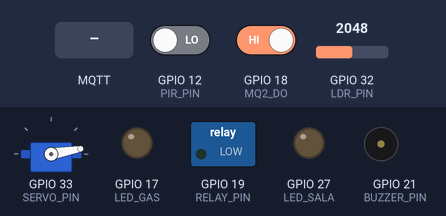
Simulated run of this sketch. Board: ESP32. On the bench: servo, switched loads named in the sketch (green lamp = pin HIGH), output pins drawn as LEDs (lit = HIGH), buzzer (waves = sounding, pin HIGH). The test bench sets the inputs (shaded band); at power-on: GPIO 18 (MQ2_DO) HIGH, GPIO 32 (LDR_PIN) = 2048, GPIO 12 (PIR_PIN) LOW. WiFi joins after 1.5 s; servers stay silent unless stated; random numbers use the default seed unless the sketch sets one; no MQTT or app messages arrive unless stated; what the sketch prints to the serial monitor is not drawn.

Above: at 2.7 s.
2.8 s: GPIO 18 (MQ2_DO) driven LOW
At 3.7 s:
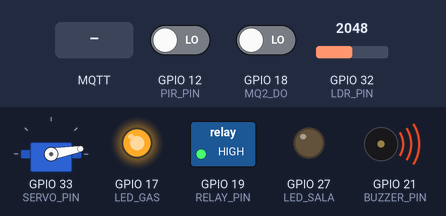
4.3 s: GPIO 32 (LDR_PIN) set to 960
7.0 s: GPIO 12 (PIR_PIN) driven HIGH
10.0 s: MQTT message "home/ping" arrives on the first subscribed topic
11.5 s: MQTT message "1" arrives on the first subscribed topic
13.0 s: GPIO 32 (LDR_PIN) set to 1228
At 20.46 s:
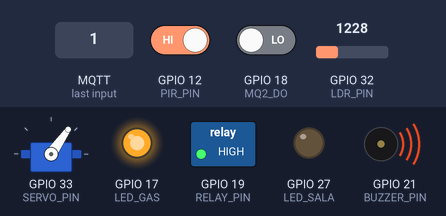
At 21.85 s:
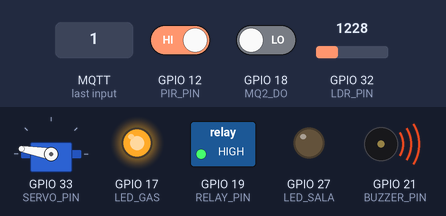
Timing chart, 0 to 22.1 s (numbered marks = the images above; inputs shaded):
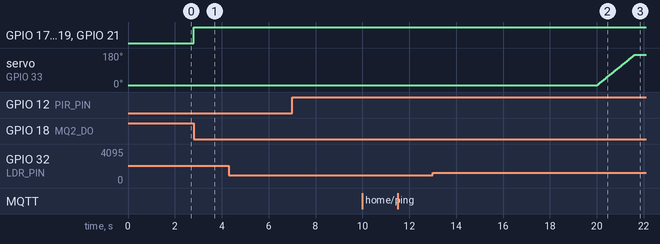

Measured:
- after the input at 2.8 s, GPIO 17 (LED_GAS), GPIO 19 (RELAY_PIN), GPIO 21 (BUZZER_PIN): LOW → HIGH at once
- after the input at 13.0 s, servo on GPIO 33 (SERVO_PIN): moves from 10° to 170° over 1.6 s, starting after 7.0 s

The sketch:

esp_2.ino
```cpp
#include <ESP32Servo.h>  // Biblioteca para controlar servos no ESP32
#include <WiFi.h>
#include <PubSubClient.h>

// -------------------- PINAGEM --------------------
// --- Ambiente ---
const int LDR_PIN     = 32;  // Pino analógico do LDR (usado com divisor resistivo)
const int PIR_PIN     = 12;  // Pino digital do sensor de presença PIR
const int LED_SALA    = 27;  // LED que simula iluminação da sala
const int SERVO_PIN   = 33;  // Pino PWM que controla o servo da janela
// --- Alarme de gás ---
#define MQ2_DO    18   // Saída digital do sensor MQ-2
#define LED_GAS   17   // LED indicador de detecção de gás
#define RELAY_PIN 19   // Relé (pode acionar exaustor ou outro dispositivo)
#define BUZZER_PIN 21  // Buzzer para alarme sonoro
// -------------------- SERVO --------------------
// Configurações de posição e movimento do servo
const int SERVO_FECHADO  = 10;   // Ângulo da posição fechada
const int SERVO_ABERTO   = 170;  // Ângulo da posição aberta
const int SERVO_PASSO    = 1;    // Incremento de movimento (passo por vez)
const int SERVO_DELAY_MS = 10;   // Delay entre passos (movimento suave)
// -------------------- LDR --------------------
// Controle de luminosidade com média móvel e histerese
const int N_SAMPLES = 10;        // Número de amostras para média móvel
int LIMIAR_CLARO  = 1200;        // Considera claro se valor ≥ 1200
int LIMIAR_ESCURO = 1000;        // Considera escuro se valor ≤ 1000
// -------------------- PRESENÇA --------------------
// Configuração do PIR (tempo de aquecimento e "hold")
const unsigned long PIR_WARMUP_MS = 20000UL;  // ~20 segundos para estabilizar
const unsigned long PIR_HOLD_MS   = 5000UL;   // Mantém presença ativa por 5s
// -------------------- VARIÁVEIS DE ESTADO --------------------
// Guardam estados atuais do sistema
Servo janela;                       // Objeto que representa o servo da janela
bool estadoJanelaAberta = false;    // Estado atual da janela (aberta/fechada)
bool estadoLedSalaAceso = false;    // Estado atual da luz da sala (ligada/desligada)
// Controle de tempo para o PIR
unsigned long inicioMs = 0;         // Marca quando o sistema iniciou
unsigned long ultimoMovimentoMs = 0;// Última detecção de presença
// -------------------- Wi‑Fi e MQTT --------------------
const char* ssid       = "iPhone de Alexandre A G";
const char* password   = "alexagc41";
const char* mqttServer = "172.20.10.4"; // exemplo: "broker.hivemq.com"
const int   mqttPort   = 1883;                // porta padrão MQTT sem TLS

WiFiClient espClient;
PubSubClient client(espClient);

unsigned long ultimoStatusMs = 0;
const unsigned long INTERVALO_STATUS_MS = 20000; // 20 s
// Buffer circular para média móvel do LDR
int amostras[N_SAMPLES];
int idx = 0;
long soma = 0;
// -------------------- FUNÇÕES AUXILIARES --------------------
// Retorna média das últimas leituras do LDR
int mediaLdr() {
 return (int)(soma / N_SAMPLES);
}
// Atualiza buffer circular do LDR com nova leitura
void adicionarAmostra(int valor) {
 soma -= amostras[idx];           // Remove valor mais antigo da soma
 amostras[idx] = valor;           // Substitui pelo novo valor
 soma += valor;                   // Adiciona novo valor à soma
 idx = (idx + 1) % N_SAMPLES;     // Avança posição no buffer circular
}
// Movimenta servo suavemente de um ângulo a outro
void moverServoSuave(int fromAngle, int toAngle) {
 if (fromAngle == toAngle) return;   // Se ângulos iguais, não faz nada
 int passo = (toAngle > fromAngle) ? SERVO_PASSO : -SERVO_PASSO;
 for (int a = fromAngle; (passo > 0) ? (a <= toAngle) : (a >= toAngle); a += passo) {
   janela.write(a);                 // Escreve ângulo no servo
   delay(SERVO_DELAY_MS);           // Pausa para suavizar movimento
 }
}
// Abre a janela caso esteja fechada
void abrirJanela() {
 if (!estadoJanelaAberta) {
   moverServoSuave(SERVO_FECHADO, SERVO_ABERTO);
   estadoJanelaAberta = true;
   Serial.println(F("[ACAO] Janela ABERTA"));
 }
}
// Fecha a janela caso esteja aberta
void fecharJanela() {
 if (estadoJanelaAberta) {
   moverServoSuave(SERVO_ABERTO, SERVO_FECHADO);
   estadoJanelaAberta = false;
   Serial.println(F("[ACAO] Janela FECHADA"));
 }
}
// Liga o LED da sala
void ligarLedSala() {
 if (!estadoLedSalaAceso) {
   digitalWrite(LED_SALA, HIGH);
   estadoLedSalaAceso = true;
   Serial.println(F("[ACAO] LED SALA LIGADO (escuro + presença)"));
 }
}
// Desliga o LED da sala
void desligarLedSala() {
 if (estadoLedSalaAceso) {
   digitalWrite(LED_SALA, LOW);
   estadoLedSalaAceso = false;
   Serial.println(F("[ACAO] LED SALA DESLIGADO"));
 }
}
// -------------------- MQTT callback --------------------
// Trata mensagens recebidas. Neste exemplo, respondemos a pings publicados pelo dashboard.
void mqttCallback(char* topic, byte* payload, unsigned int length) {
  String topico = String(topic);
  String mensagem;
  for (unsigned int i = 0; i < length; i++) {
    mensagem += (char)payload[i];
  }
  Serial.print("[MQTT] Mensagem recebida em ");
  Serial.print(topico);
  Serial.print(": ");
  Serial.println(mensagem);
  // Se recebermos um ping, respondemos com um status para sinalizar que estamos conectados
  if (topico == "home/ping") {
    client.publish("home/status/esp1", "alive");
  }
  // Poderia adicionar mais comandos (ex.: forçar abrir/fechar cortina via MQTT)
}
// Conecta/reconecta ao broker MQTT
void reconnectMQTT() {
  // Fica em loop até conectar
  while (!client.connected()) {
    Serial.print("Conectando ao broker MQTT...");
    String clientId = "esp32_light_curtain_";
    clientId += String(random(0xffff), HEX);
    if (client.connect(clientId.c_str())) {
      Serial.println("conectado");
      // Inscreve-se no tópico de ping para responder à página web
      client.subscribe("home/ping");
    } else {
      Serial.print("falha, rc=");
      Serial.print(client.state());
      Serial.println(" tentando novamente em 5s");
      delay(5000);
    }
  }
}
// Conecta ao Wi‑Fi
void setupWifi() {
  delay(10);
  Serial.println();
  Serial.print("Conectando em ");
  Serial.println(ssid);
  WiFi.begin(ssid, password);
  while (WiFi.status() != WL_CONNECTED) {
    delay(500);
    Serial.print(".");
  }
  Serial.println("");
  Serial.println("WiFi conectado");
  Serial.print("Endereço IP: ");
  Serial.println(WiFi.localIP());
}
// -------------------- SETUP --------------------
void setup() {
 Serial.begin(115200);  // Inicializa comunicação serial
 // --- PIR / LDR / LED sala ---
 pinMode(PIR_PIN, INPUT);        // PIR como entrada
 pinMode(LED_SALA, OUTPUT);      // LED como saída
 digitalWrite(LED_SALA, LOW);    // Garante LED desligado
 // Configuração inicial do servo
 janela.attach(SERVO_PIN);
 janela.write(SERVO_FECHADO);    // Janela inicia fechada
 // Inicializa média móvel do LDR com a primeira leitura
 int leitura0 = analogRead(LDR_PIN);
 for (int i = 0; i < N_SAMPLES; i++) {
   amostras[i] = leitura0;
   soma += leitura0;
 }
 inicioMs = millis();  // Marca o tempo de início do sistema
 // --- MQ-2 + Alarme ---
 pinMode(MQ2_DO, INPUT);
 pinMode(LED_GAS, OUTPUT);
 pinMode(RELAY_PIN, OUTPUT);
 pinMode(BUZZER_PIN, OUTPUT);
 // Garante que todos os atuadores de alarme começam desligados
 digitalWrite(LED_GAS, LOW);
 digitalWrite(RELAY_PIN, LOW);
 digitalWrite(BUZZER_PIN, LOW);
 Serial.println(F("Sistema iniciado."));
 Serial.println(F("Aguardando aquecimento do PIR real..."));
 setupWifi();
  client.setServer(mqttServer, mqttPort);
  client.setCallback(mqttCallback);
}
// -------------------- LOOP PRINCIPAL --------------------
void loop() {
 unsigned long agora = millis();  // Tempo atual

 // Assegura que estamos conectados ao MQTT
  if (!client.connected()) {
    reconnectMQTT();
  }
  client.loop();
 // ===== 1) LDR: média móvel + histerese =====
 int leitura = analogRead(LDR_PIN);  // Nova leitura do LDR
 adicionarAmostra(leitura);          // Atualiza buffer circular
 int luzMedia = mediaLdr();          // Calcula média das leituras
 static bool estaClaro = false;      // Estado lógico (CLARO/ESCURO)
 if (!estaClaro && luzMedia >= LIMIAR_CLARO) {
   estaClaro = true;
 } else if (estaClaro && luzMedia <= LIMIAR_ESCURO) {
   estaClaro = false;
 }
 // ===== 2) PRESENÇA (PIR real) =====
 bool pirPronto = (agora - inicioMs) > PIR_WARMUP_MS;     // PIR só conta após aquecimento
 bool pirLeituraReal = (digitalRead(PIR_PIN) == HIGH);    // Leitura atual do PIR
 if (pirLeituraReal && pirPronto) {
   ultimoMovimentoMs = agora;  // Atualiza última detecção
 }
 bool haPresenca = pirPronto && (agora - ultimoMovimentoMs <= PIR_HOLD_MS);
 // ===== 3) Controle do LED da sala =====
 if (!estaClaro && haPresenca) ligarLedSala();
 else desligarLedSala();
 // ===== 4) Controle automático da janela =====
 if (estaClaro && haPresenca) abrirJanela();
 else fecharJanela();
 // ===== 5) MQ-2: Detecção de gás =====
 int estadoMQ2 = digitalRead(MQ2_DO);
 if (estadoMQ2 == LOW) {  // LOW normalmente = gás detectado
   digitalWrite(LED_GAS, HIGH);
   digitalWrite(RELAY_PIN, HIGH);
   digitalWrite(BUZZER_PIN, HIGH);
   Serial.println("⚠️ GÁS DETECTADO! LED_GAS, RELÉ e BUZZER ativados.");
 } else {
   digitalWrite(LED_GAS, LOW);
   digitalWrite(RELAY_PIN, LOW);
   digitalWrite(BUZZER_PIN, LOW);
 }
 // ===== 6) LOG a cada 1 segundo =====
 static unsigned long ultimoLog = 0;
 if (agora - ultimoLog > 1000) {
   ultimoLog = agora;
   Serial.print(F("LDR(avg)=")); Serial.print(luzMedia);
   Serial.print(F(" | Claro? ")); Serial.print(estaClaro ? "SIM" : "NAO");
   Serial.print(F(" | PIR=")); Serial.print((digitalRead(PIR_PIN) == HIGH) ? "HIGH" : "LOW");
   Serial.print(F(" | Presenca? ")); Serial.print(haPresenca ? "SIM" : "NAO");
   Serial.print(F(" | LED_SALA=")); Serial.print(estadoLedSalaAceso ? "ON" : "OFF");
   Serial.print(F(" | Janela=")); Serial.print(estadoJanelaAberta ? "ABERTA" : "FECHADA");
   Serial.print(F(" | MQ2=")); Serial.println(estadoMQ2 == LOW ? "GAS!" : "OK");
   // publica que está vivo
    client.publish("home/status/esp1", "alive");
    // publica o estado da luz e da cortina
    client.publish("home/light", estadoLedSalaAceso ? "on" : "off");
    client.publish("home/curtain", estadoJanelaAberta ? "open" : "closed");
    client.publish("home/smoke", estadoMQ2 ? "GAS!" : "OK");
    client.publish("home/pres", haPresenca ? "SIM" : "NAO");

 }


 delay(5);
}
```
